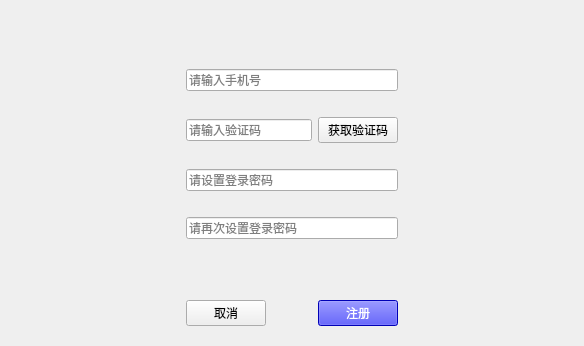
<?xml version="1.0" encoding="UTF-8"?>
<ui version="4.0">
 <class>Register</class>
 <widget class="QWidget" name="Register">
  <property name="geometry">
   <rect>
    <x>0</x>
    <y>0</y>
    <width>584</width>
    <height>346</height>
   </rect>
  </property>
  <property name="windowTitle">
   <string>注册账号</string>
  </property>
  <property name="windowIcon">
   <iconset resource="needs.qrc">
    <normaloff>:/images/images/title_icon.png</normaloff>:/images/images/title_icon.png</iconset>
  </property>
  <layout class="QGridLayout" name="gridLayout_2">
   <item row="0" column="0">
    <spacer name="horizontalSpacer">
     <property name="orientation">
      <enum>Qt::Horizontal</enum>
     </property>
     <property name="sizeHint" stdset="0">
      <size>
       <width>40</width>
       <height>20</height>
      </size>
     </property>
    </spacer>
   </item>
   <item row="0" column="1">
    <widget class="QWidget" name="widget" native="true">
     <property name="contextMenuPolicy">
      <enum>Qt::NoContextMenu</enum>
     </property>
     <layout class="QGridLayout" name="gridLayout">
      <item row="7" column="0" colspan="3">
       <widget class="QLabel" name="lbcheckpwd">
        <property name="text">
         <string/>
        </property>
       </widget>
      </item>
      <item row="10" column="0">
       <widget class="QLabel" name="lbcheckconfirmpwd">
        <property name="text">
         <string/>
        </property>
       </widget>
      </item>
      <item row="1" column="0">
       <widget class="QLabel" name="lbcheckaccount">
        <property name="text">
         <string/>
        </property>
       </widget>
      </item>
      <item row="5" column="0" colspan="3">
       <widget class="QLabel" name="lbcheckverificationcode">
        <property name="text">
         <string/>
        </property>
       </widget>
      </item>
      <item row="14" column="2">
       <widget class="QPushButton" name="confirmregist">
        <property name="styleSheet">
         <string notr="true">background-color: rgb(0, 0, 255);
color:white;</string>
        </property>
        <property name="text">
         <string>注册</string>
        </property>
       </widget>
      </item>
      <item row="8" column="0" colspan="3">
       <widget class="QLineEdit" name="confirmpwd">
        <property name="text">
         <string/>
        </property>
        <property name="echoMode">
         <enum>QLineEdit::Password</enum>
        </property>
        <property name="placeholderText">
         <string>请再次设置登录密码</string>
        </property>
       </widget>
      </item>
      <item row="14" column="0">
       <widget class="QPushButton" name="Btncancel">
        <property name="styleSheet">
         <string notr="true"/>
        </property>
        <property name="text">
         <string>取消</string>
        </property>
       </widget>
      </item>
      <item row="4" column="2">
       <widget class="QPushButton" name="getverificationcode">
        <property name="text">
         <string>获取验证码</string>
        </property>
       </widget>
      </item>
      <item row="6" column="0" colspan="3">
       <widget class="QLineEdit" name="setpwd">
        <property name="text">
         <string/>
        </property>
        <property name="echoMode">
         <enum>QLineEdit::Password</enum>
        </property>
        <property name="placeholderText">
         <string>请设置登录密码</string>
        </property>
       </widget>
      </item>
      <item row="14" column="1">
       <spacer name="horizontalSpacer_3">
        <property name="orientation">
         <enum>Qt::Horizontal</enum>
        </property>
        <property name="sizeHint" stdset="0">
         <size>
          <width>40</width>
          <height>20</height>
         </size>
        </property>
       </spacer>
      </item>
      <item row="4" column="0" colspan="2">
       <widget class="QLineEdit" name="lineEdit">
        <property name="placeholderText">
         <string>请输入验证码</string>
        </property>
        <property name="clearButtonEnabled">
         <bool>true</bool>
        </property>
       </widget>
      </item>
      <item row="2" column="0" colspan="3">
       <widget class="QLineEdit" name="setphonenumber">
        <property name="text">
         <string/>
        </property>
        <property name="placeholderText">
         <string>请输入手机号</string>
        </property>
       </widget>
      </item>
      <item row="10" column="1">
       <spacer name="verticalSpacer_2">
        <property name="orientation">
         <enum>Qt::Vertical</enum>
        </property>
        <property name="sizeHint" stdset="0">
         <size>
          <width>20</width>
          <height>40</height>
         </size>
        </property>
       </spacer>
      </item>
      <item row="0" column="0" colspan="3">
       <spacer name="verticalSpacer">
        <property name="orientation">
         <enum>Qt::Vertical</enum>
        </property>
        <property name="sizeHint" stdset="0">
         <size>
          <width>20</width>
          <height>40</height>
         </size>
        </property>
       </spacer>
      </item>
      <item row="9" column="0" colspan="3">
       <widget class="QLabel" name="lbconfirmpwd">
        <property name="text">
         <string/>
        </property>
       </widget>
      </item>
      <item row="3" column="0" colspan="3">
       <widget class="QLabel" name="lbcheckphonenumber">
        <property name="text">
         <string/>
        </property>
       </widget>
      </item>
     </layout>
    </widget>
   </item>
   <item row="0" column="2">
    <spacer name="horizontalSpacer_2">
     <property name="orientation">
      <enum>Qt::Horizontal</enum>
     </property>
     <property name="sizeHint" stdset="0">
      <size>
       <width>40</width>
       <height>20</height>
      </size>
     </property>
    </spacer>
   </item>
  </layout>
 </widget>
 <resources>
  <include location="needs.qrc"/>
 </resources>
 <connections/>
</ui>
